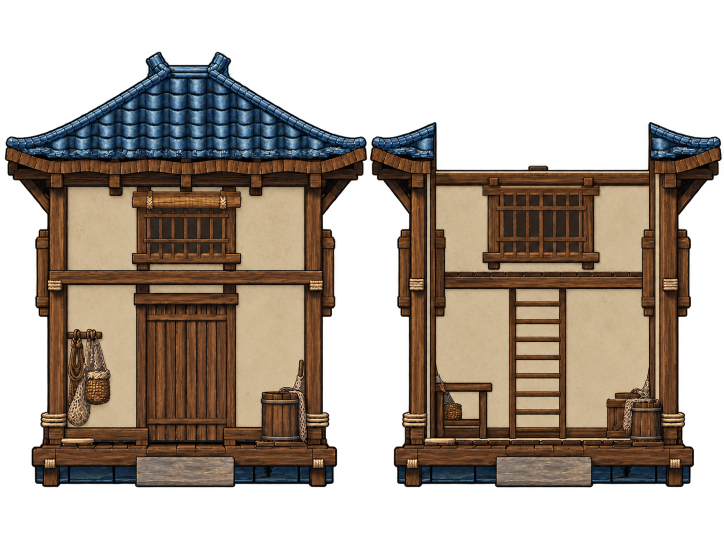
#> input picture Assets/BlueBiome/Art/PaintedComparison/fisher_house.png, 1448 x 1086 px (shown at 1/2 size); its folder holds 3 pictures in this run
$ python measure_painted_comparison.py
#> lines starting #> are read from the running program, lines starting #| are printed output that depends on the picture
"""Read generated alpha bounds and record AtlasTexture regions; never alter pixels."""
from pathlib import Path
import json
from PIL import Image

ROOT = Path(__file__).resolve().parents[2]
ASSETS = ROOT / "Assets/BlueBiome/Art/PaintedComparison"
FILES = {"workshop": "workshop_v2.png"}
LAYOUTS = {
    "fisher_house": (2, 1), "workshop": (2, 1), "tower": (2, 1),
    "boat_slip": (1, 1), "lantern": (1, 1),
    "net_mender": (3, 1), "boatwright": (3, 1),
    "tide_duelist": (3, 2), "reedhook": (3, 2), "bellstriker": (3, 2),
    "eave_runner": (3, 2), "loom_heron": (3, 2), "water_bulb": (3, 2),
    "tide_duelist_swim_v2": (4, 3),
}

# Atlas-only regions preserve outstretched wings/weapons from generated layouts
# that do not follow equal cells. Original PNG pixels remain untouched.
REGIONS = {
    "water_bulb": [[0,0,512,560],[512,0,512,560],[1024,0,512,560],[0,560,512,464],[512,560,512,464],[1024,560,512,464]],
    "bellstriker": [[0,0,512,512],[512,0,512,512],[1024,0,512,512],[0,512,550,512],[560,512,464,512],[1024,512,512,512]],
    "eave_runner": [[0,0,418,627],[418,0,418,627],[836,0,418,627],[0,627,550,627],[550,627,320,627],[875,627,379,627]],
    "loom_heron": [[0,0,548,560],[548,0,522,560],[1070,0,466,560],[0,560,640,464],[640,560,440,464],[1080,560,456,464]],
    "tide_duelist": [[0,0,525,512],[525,0,530,512],[1055,0,481,512],[0,512,600,512],[600,512,500,512],[1100,512,436,512]],
    "reedhook": [[0,0,512,512],[512,0,512,512],[1024,0,512,512],[0,512,620,512],[620,512,440,512],[1060,512,476,512]],
}
ANCHORS = {
    "loom_heron": [[337,300],[290,298],[215,303],[336,243],[200,243],[200,240]],
    "tide_duelist": [[242,260],[247,266],[218,260],[245,249],[228,250],[205,250]],
}

def measure():
    manifest = {}
    for key, (columns, rows) in LAYOUTS.items():
        path = ASSETS / FILES.get(key, f"{key}.png")
        if not path.exists():
            continue
        with Image.open(path) as image:
#> image is the input picture: PIL image 1448x1086 RGBA; mean R, G, B, A 61.3, 50.1, 39.5, 136
            assert image.mode == "RGBA", f"{key}: actual alpha required"
            alpha = image.getchannel("A")
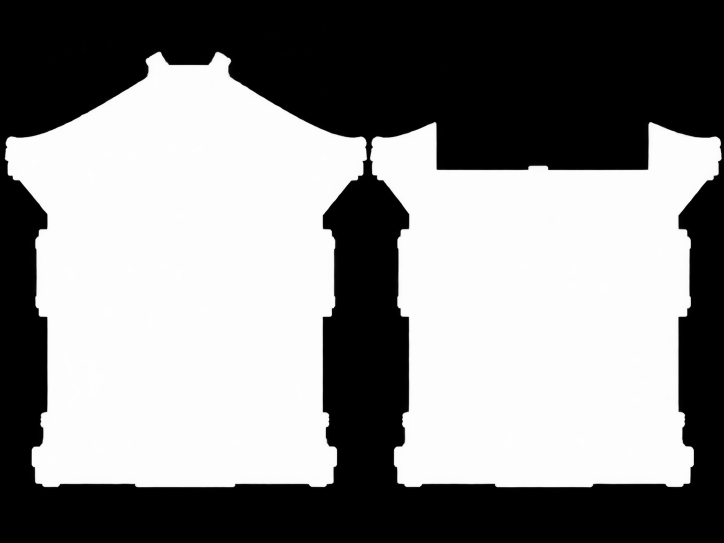
#> alpha: PIL image 1448x1086 L (shown at 1/2 size); min 0, max 255, mean 136
            minimum, maximum = alpha.getextrema()
#> minimum = 0; maximum = 255
            assert minimum == 0 and maximum >= 240, f"{key}: empty or opaque asset"
            width, height = image.size
#> width = 1448; height = 1086
            cell = (width / columns, height / rows)
#> cell = (724, 1086)
            regions = REGIONS.get(key, [[round(i%columns*cell[0]),round(i//columns*cell[1]),round(cell[0]),round(cell[1])] for i in range(columns*rows)])
#> regions = [[0, 0, 724, 1086], [724, 0, 724, 1086]]
            if key == "tide_duelist_swim_v2":
                # Bills extend a few pixels into the next transparent gutter.
                # Include them without resampling or clipping the original PNG.
                regions = []
                for i in range(columns*rows):
                    gutter = 20 if i%columns else 0
                    x = round(i%columns*cell[0])+gutter
                    regions.append([x,round(i//columns*cell[1]),
                                    min(round(cell[0])+20-gutter,width-x),round(cell[1])])
            bounds = []
            for index in range(columns * rows):
                x,y,w,h = regions[index]
                box = (x,y,x+w,y+h)
                # Ignore very faint antialias debris for registration; retain all
                # actual pixels in the untouched original image / atlas resource.
                used = alpha.crop(box).point(lambda value: 255 if value >= 16 else 0).getbbox()
                assert used, f"{key}: missing frame {index}"
                bounds.append(used)
#> this loop made 2 passes
#> used on passes 1 to 2: (9, 103, 724, 975), (0, 244, 720, 975)
#> after the loop, bounds = [(9, 103, 724, 975), (0, 244, 720, 975)]
            # All poses use ONE registration taken from the initial complete
            # silhouette. Missing roof / spent state must not enlarge remaining art.
            left, top, right, bottom = bounds[0]
#> left = 9; top = 103; right = 724; bottom = 975
            if key in ("net_mender", "boatwright", "tide_duelist", "reedhook", "bellstriker", "eave_runner", "loom_heron", "water_bulb", "tide_duelist_swim_v2"):
                # Preserve the full pose cell so extended weapons/wings fit.
                frames = regions
            else:
                # Cutaways can shift horizontally within their generated cell.
                # Measure each actual silhouette instead of reusing the exterior
                # crop (the tower's old crop displaced its cutaway by ~97px).
                # Retain exterior Y/height: a missing roof must remain empty.
                frames = [[round(i*cell[0])+used[0],top,used[2]-used[0],bottom-top]
                          for i,used in enumerate(bounds)]
#> frames = [[9, 103, 715, 872], [724, 103, 720, 872]]
            offsets = [[0,0] for _ in bounds]
#> offsets = [[0, 0], [0, 0]]
#> pass 3 of the loop in measure, `for key, (columns, rows) in LAYOUTS.items():`:
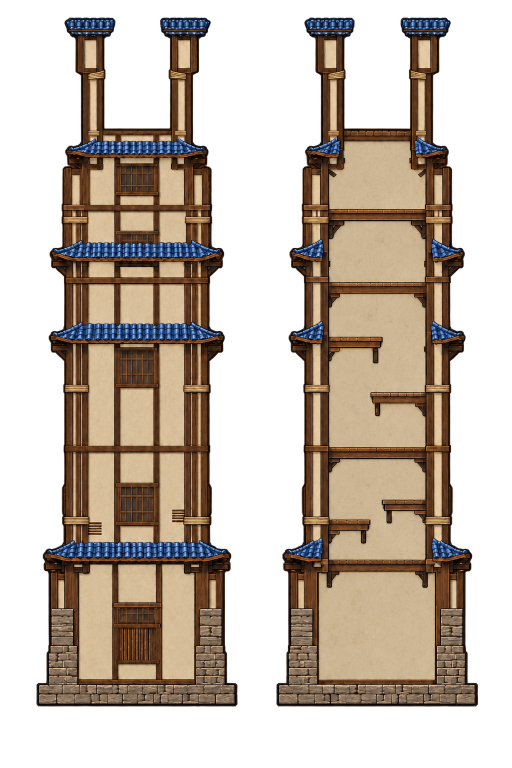
#> input picture Assets/BlueBiome/Art/PaintedComparison/tower.png, 1024 x 1536 px (shown at 1/2 size)
#> in measure, image is the input picture: PIL image 1024x1536 RGBA; mean R, G, B, A 91.1, 73, 56.9, 125.6
#> in measure, `alpha = image.getchannel("A")`:
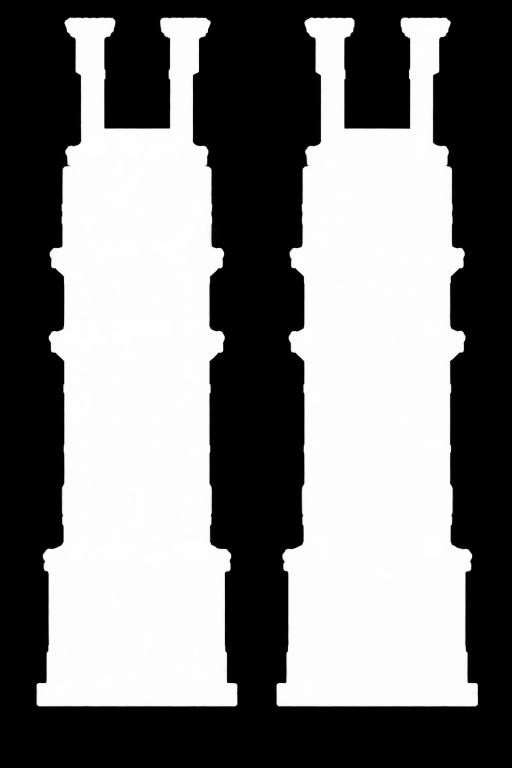
#> alpha: PIL image 1024x1536 L (shown at 1/2 size); min 0, max 254, mean 125.6
#> maximum = 254
#> the loop in measure, `for index in range(columns * rows):` made 2 passes
#> used on passes 1 to 2: (72, 34, 476, 1414), (40, 34, 445, 1414)
#> after the loop in measure, `for index in range(columns * rows):`: bounds = [(72, 34, 476, 1414), (40, 34, 445, 1414)]
#> left = 72; top = 34; right = 476; bottom = 1414
#> frames = [[72, 34, 404, 1380], [552, 34, 405, 1380]]
#> the loop made 14 passes; the first 3 are shown
            bill_anchors = []
            if key == "tide_duelist_swim_v2":
                # Rigid bill registration is independent of moving fins/tails.
                # Analyze alpha only; leave all generated pixels untouched.
                for x,y,w,h in regions:
                    pose = alpha.crop((x,y,x+w,y+h))
                    solid = pose.point(lambda value: 255 if value >= 128 else 0)
                    right_tip = solid.getbbox()[2]-1
                    points = [(xx,yy) for xx in range(right_tip-5,right_tip-1)
                              for yy in range(h) if solid.getpixel((xx,yy))]
                    assert points, "Missing swordfish bill anchor"
                    bill_anchors.append([right_tip-3,sum(yy for _,yy in points)/len(points)])
                anchor = bill_anchors[0]
                offsets = [[anchor[0]-p[0],anchor[1]-p[1]] for p in bill_anchors]
            if key == "water_bulb":
                offsets = [[0,0],[0,0],[0,0],[0,12],[0,12],[0,12]]
            if key in ANCHORS:
                anchor = ANCHORS[key][0]
                offsets = [[anchor[0]-p[0],anchor[1]-p[1]] for p in ANCHORS[key]]
            elif key == "bellstriker":
                centers = []
                for x,y,w,h in regions:
                    pose = alpha.crop((x,y,x+w,y+h))
                    weights = [sum(pose.getpixel((xx,yy)) for yy in range(pose.height)) for xx in range(pose.width)]
                    centers.append(sum(xx*weight for xx,weight in enumerate(weights))/max(sum(weights),1))
                offsets = [[centers[0]-center,bottom-used[3]] for center,used in zip(centers,bounds)]
            elif key in ("eave_runner","reedhook","net_mender","boatwright"):
                # Keep the foot registration fixed while poses crouch/recoil.
                centers = []
                for region, used in zip(regions,bounds):
                    x,y,w,h = region
                    a,b,c,d = used
                    band = alpha.crop((x,y+d-8,x+w,y+d))
                    weights = [sum(band.getpixel((xx,yy)) for yy in range(band.height)) for xx in range(band.width)]
                    centers.append(sum(xx*weight for xx,weight in enumerate(weights))/max(sum(weights),1))
                offsets = [[centers[0]-center,bottom-used[3]] for center,used in zip(centers,bounds)]
            manifest[key] = {"pixels":[width,height],"grid":[columns,rows],"frames":frames,"initial_alpha_bounds":[left,top,right-left,bottom-top],"pose_alpha_bounds":[[a,b,c-a,d-b] for a,b,c,d in bounds],"pose_offsets":offsets,"source":"built-in imagegen; original pixels retained"}
            if key in FILES:
                manifest[key]["file"] = FILES[key]
            if bill_anchors:
                manifest[key]["bill_anchors"] = bill_anchors
    (ASSETS/"manifest.json").write_text(json.dumps(manifest,indent=2)+"\n",encoding="utf-8",newline="\n")
    print("Measured", len(manifest), "painted sheets:", ", ".join(manifest))
#| Measured 3 painted sheets: fisher_house, tower, boat_slip

if __name__ == "__main__":
    measure()
